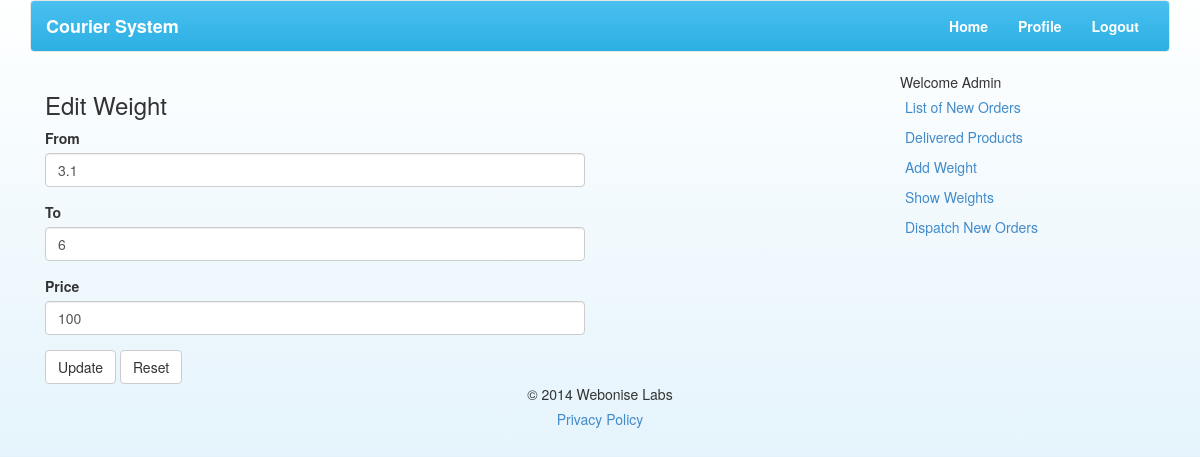
The page /editWeights.php?id=2 (signed in) on the database its author committed.
### tables this page shows
CREATE TABLE IF NOT EXISTS `weight` (
  `id` int(3) NOT NULL AUTO_INCREMENT,
  `from_range` float NOT NULL,
  `to_range` float NOT NULL,
  `price` int(10) NOT NULL,
  PRIMARY KEY (`id`)
);

### classes/DBClass.php (called while the page is built, shortened)
<?php
class DB extends PDO
{
	function getWeightDetails($id)
	{
		try
		{
			$stmt = parent::prepare("SELECT * FROM weight WHERE id=?");
			$stmt->bindParam(1, $id);
			if($stmt->execute())
			{
				return $stmt->fetch(PDO::FETCH_ASSOC);
			}
			else
			{
				return false;
			}
		}
 		catch (PDOException $e) {
   			 echo 'Error: ' . $e->getMessage();
			 die();
		}
	}
}
?>

### editWeights.php (the view, shortened to what this page needs)
<?php
require_once("header.php");
?>
<div class="col-lg-6">
	<h3>Edit Weight</h3>
	<?php
	if(isset($_GET['id']))
	{
		if($result = $db->getWeightDetails($_GET['id']))
		{
	?>
	<form action="editWeights.php" method="post">
		<div class="form-group">
			<label>From</label>
			<input type="text" class="form-control" name="from" id="from" value="<?php echo $result['from_range']; ?>" placeholder="Enter From Weight"/>
		</div>
		<div class="form-group">
			<label>To</label>
			<input type="text" class="form-control" name="to" id="to" value="<?php echo $result['to_range']; ?>" placeholder="Enter To Weight"/>
		</div>
		<div class="form-group">
			<label>Price</label>
			<input type="text" class="form-control" name="price" id="price" value="<?php echo $result['price']; ?>" placeholder="Enter Price"/>
		</div>
		<button type="submit" name="submit" class="btn btn-default">Update</button>
		<button type="reset" class="btn btn-default">Reset</button>
	</form>
	<?php
		}
		else
		{
			echo '<p class="text-danger">Invalid Weight Range Selected</p>';
		}
	}
	?>
</div>
<div class="col-lg-3">
</div>
<div class="col-lg-3">
</div>
<?php
require_once("footer.php");
?>

### rows shown on the page
weight: from "3.1", to "6", price "100"

### other values the page prints
$_COOKIE['user_name'] "Admin"
